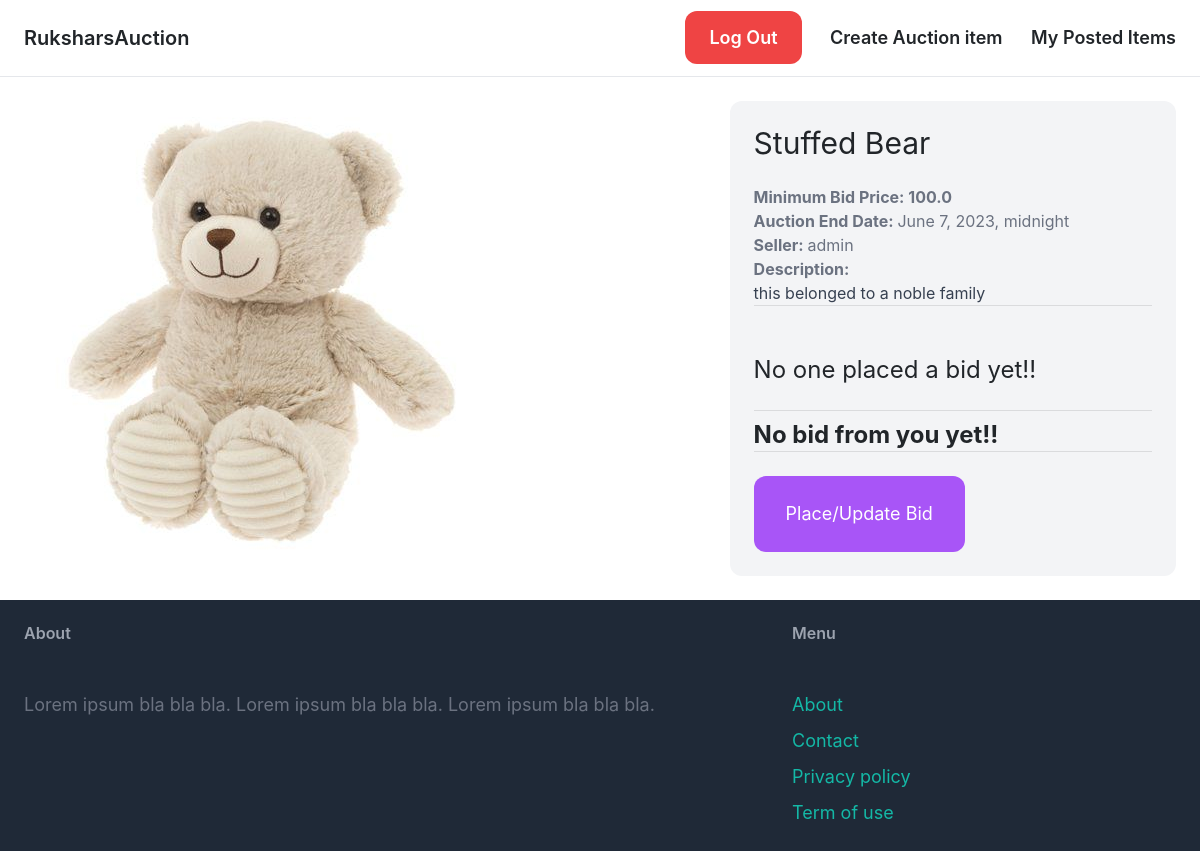
The page /items/2/ (signed in) on the database as committed earlier.
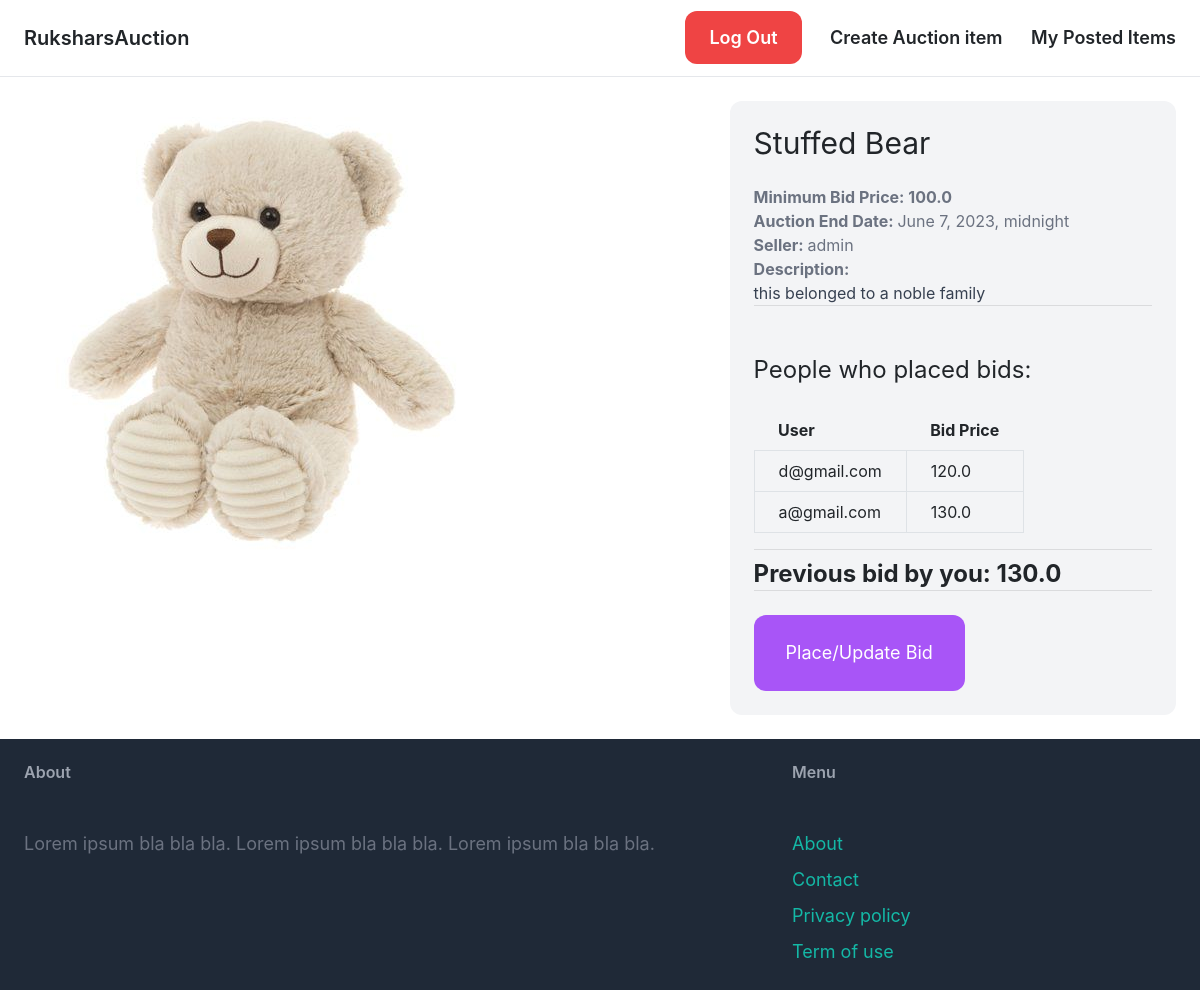
The same page on the database as committed later.
### item/models.py (models this page shows, shortened)
class Bid(models.Model):
    bid_price = models.FloatField()
    item = models.ForeignKey(Item,related_name='bids',on_delete=models.CASCADE)
    bid_placed_by = models.ForeignKey(CustomUser, related_name='bids', on_delete=models.CASCADE)
    bid_placed_at = models.DateTimeField(auto_now_add=True)
    is_winner = models.BooleanField(default=False) #did the user win the bid
    updated_at = models.DateTimeField(auto_now=True) #keep track of bid updates

### core/models.py (models this page shows, shortened)
class CustomUser(AbstractUser):
    email = models.EmailField(unique=True)
    USERNAME_FIELD = 'email'
    REQUIRED_FIELDS = ['username']

### item/views.py (the view)
# urls.py: path('<int:pk>/', views.item_detail, name='detail'),
@login_required
def item_detail(request, pk):
    item = get_object_or_404(Item, pk=pk)
    item_bids = item.bids.all() #get all bids for this item
    max_bid = item.bids.filter(is_winner = True).first() #get the bid with the hightest price with the earliest time
    print('People who placed bids on item: ', item.name)
    for b in item_bids:
        print(':',b.bid_placed_by.username)
    if max_bid is not None:
        print('Max bid: ', max_bid.bid_price, ' by: ', max_bid.bid_placed_by.username)
    bid = Bid.objects.filter(item = item, bid_placed_by = request.user).first()
    bid_json = {}#storing info of bid to display on frontend
    if request.user.username != item.created_by.username:
        if bid is None :
            print('No bids by User: ', request.user.username, ' for this item: ', item.name)
            bid_json = {'bid_available':False, 'bid_price':''} #if bid_available is False front end shows 'user made no bid yet!'
        else:
            print('user: ',request.user.username, ' bid: ', bid.bid_price)
            bid_json = {'bid_available':True, 'bid_price':bid.bid_price}#if bid_available is true front end shows current bid price for this item
    return render(request, 'item/detail.html', {
        'item': item,
        'bid':bid_json,
        'bids':item_bids,
        'max_bid':max_bid
    })

### item/templates/item/detail.html (shortened to what this page needs)
{% extends 'core/base.html' %}
{% block content %}
<div class="grid grid-cols-5 gap-6">
    <div class="col-span-3">
        <img src="{{ item.image.url }}" class="rounded-xl">
    </div>
    <div class="col-span-2 p-6 bg-gray-100 rounded-xl">
        <h1 class="mb-6 text-3xl">{{ item.name }}</h1>
        <p class="text-gray-500"><strong>Minimum Bid Price: {{ item.minimum_bid_price }}</strong></p>
        <p class="text-gray-500"><strong>Auction End Date: </strong>{{ item.auction_end_datetime }}</p>
        <p class="text-gray-500"><strong>Seller: </strong>{{ item.created_by.username }}</p>
        {% if item.description %}
            <p class="text-gray-700">
                <strong class="text-gray-500">Description:</strong><br>
                {{ item.description }}
            </p>
        {% endif %}
        <hr>
        <div class="mt-5 mb-3">
            {% if bids|length == 0 %}
                <h1 class="mb-6 text-2xl">No one placed a bid yet!!</h1>
            {% else %}
                <h1 class="mb-6 text-2xl">People who placed bids:</h1>
                <table class="table-auto">
                    <thead>
                      <tr>
                        <th class="px-4 py-2">User</th>
                        <th class="px-4 py-2">Bid Price</th>
                      </tr>
                    </thead>
                    <tbody>
                      {% for b in bids %}
                        <tr>
                          <td class="border px-4 py-2">{{ b.bid_placed_by.username }}</td>
                          <td class="border px-4 py-2">{{ b.bid_price }}</td>
                        </tr>
                      {% endfor %}
                    </tbody>
                  </table>
            {% endif %}
        </div>
        <hr>
        {% if request.user.username != item.created_by.username and  not item.is_bid_close %}
            {% if not bid.bid_available %}
                <p class="mt-2 text-2xl"><strong>No bid from you yet!!</strong></p>
            {% else %}
                <p class="mt-2 text-2xl"><strong>Previous bid by you: {{ bid.bid_price }}</strong></p>
            {% endif %}
            <hr>
            <a href="{% url 'item:submit_bid' item.id %}">
                <button class="mt-6 py-4 px-8 text-lg bg-purple-500 hover:bg-purple-700 rounded-xl text-white">Place/Update Bid</button>
            </a>
        {% endif %}
    </div>
</div>
{% endblock %}

Rows that differ between the two databases and show on the page:
added Bid: bid_placed_by.username "d@gmail.com", bid_price "120.0"
added Bid: bid_placed_by.username "a@gmail.com", bid_price "130.0"
Other text that changed with them:
text no longer shown: "No one placed a bid yet!! No bid from you yet!!"
text now shown: "People who placed bids: User Bid Price Previous bid by you:"
